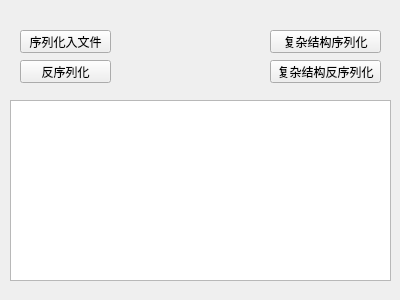
<?xml version="1.0" encoding="UTF-8"?>
<ui version="4.0">
 <class>Widget</class>
 <widget class="QWidget" name="Widget">
  <property name="geometry">
   <rect>
    <x>0</x>
    <y>0</y>
    <width>400</width>
    <height>300</height>
   </rect>
  </property>
  <property name="windowTitle">
   <string>Widget</string>
  </property>
  <widget class="QPushButton" name="pushButton">
   <property name="geometry">
    <rect>
     <x>20</x>
     <y>30</y>
     <width>91</width>
     <height>23</height>
    </rect>
   </property>
   <property name="text">
    <string>序列化入文件</string>
   </property>
  </widget>
  <widget class="QPlainTextEdit" name="plainTextEdit">
   <property name="geometry">
    <rect>
     <x>10</x>
     <y>100</y>
     <width>381</width>
     <height>181</height>
    </rect>
   </property>
  </widget>
  <widget class="QPushButton" name="pushButton_2">
   <property name="geometry">
    <rect>
     <x>20</x>
     <y>60</y>
     <width>91</width>
     <height>23</height>
    </rect>
   </property>
   <property name="text">
    <string>反序列化</string>
   </property>
  </widget>
  <widget class="QPushButton" name="pushButton_3">
   <property name="geometry">
    <rect>
     <x>270</x>
     <y>30</y>
     <width>111</width>
     <height>23</height>
    </rect>
   </property>
   <property name="text">
    <string>复杂结构序列化</string>
   </property>
  </widget>
  <widget class="QPushButton" name="pushButton_4">
   <property name="geometry">
    <rect>
     <x>270</x>
     <y>60</y>
     <width>111</width>
     <height>23</height>
    </rect>
   </property>
   <property name="text">
    <string>复杂结构反序列化</string>
   </property>
  </widget>
 </widget>
 <layoutdefault spacing="6" margin="11"/>
 <resources/>
 <connections/>
</ui>
